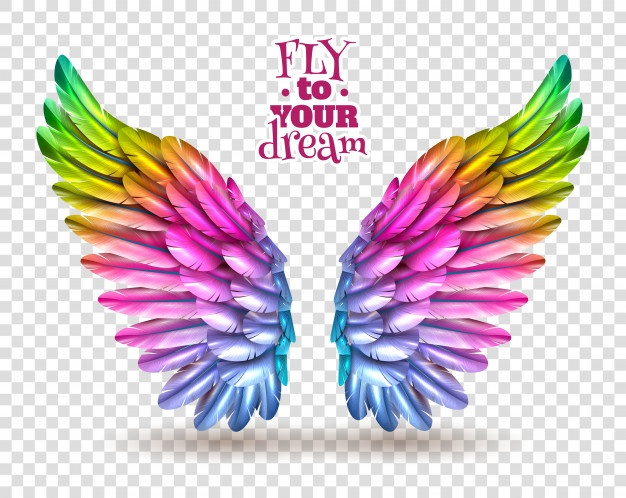
#> input picture ascii_art/sample_image.png, 626 x 498 px
$ python make_art.py
#> lines starting #> are read from the running program, lines starting #| are printed output that depends on the picture
import cv2
import numpy as np

import sys

symbols_list = ["#", "-", "*", ".", "+", "o"]
threshold_list = [0, 50, 100, 150, 200]

def print_out_ascii(array):
    """prints the coded image with symbols"""

    for row in array:
        for e in row:
 # select symbol based on the type of coding
            print(symbols_list[int(e) % len(symbols_list)], end="")
        print()


def img_to_ascii(image):
    """returns the numeric coded image"""

    # resizing parameters
    # adjust these parameters if the output doesn't fit to the screen
    height, width = image.shape
    new_width = int(width / 20)
    new_height = int(height / 40)

    # resize image to fit the printing screen
    resized_image = cv2.resize(image, (new_width, new_height),)

    thresh_image = np.zeros(resized_image.shape)

    for i, threshold in enumerate(threshold_list):
        # assign corresponding values according to the index of threshold applied
        thresh_image[resized_image > threshold] = i
    return thresh_image


if __name__ == "__main__":

    if len(sys.argv) < 2:
        print("Image Path not specified : Using sample_image.png\n")
        image_path = "sample_image.png"  # default image path

    if len(sys.argv) == 2:
        print("Using {} as Image Path\n".format(sys.argv[1]))
        image_path = sys.argv[1]

    image = cv2.imread(image_path, 0)  # read image
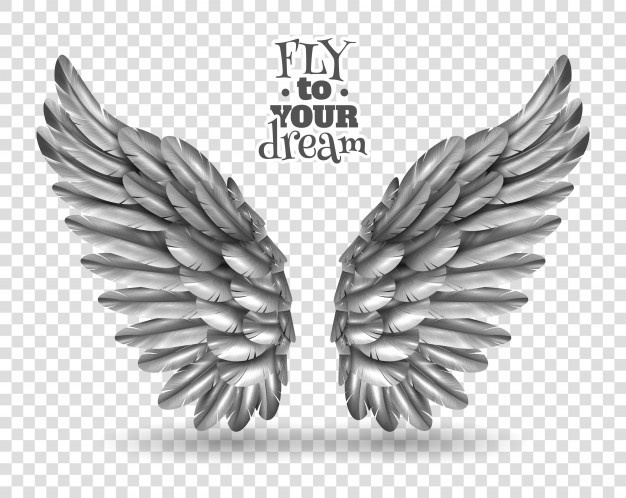
#> image: shape (498, 626); min 15, max 255, mean 204.3

    ascii_art = img_to_ascii(image)
    print_out_ascii(ascii_art)
#> the loop in print_out_ascii, `for row in array:` made 12 passes
